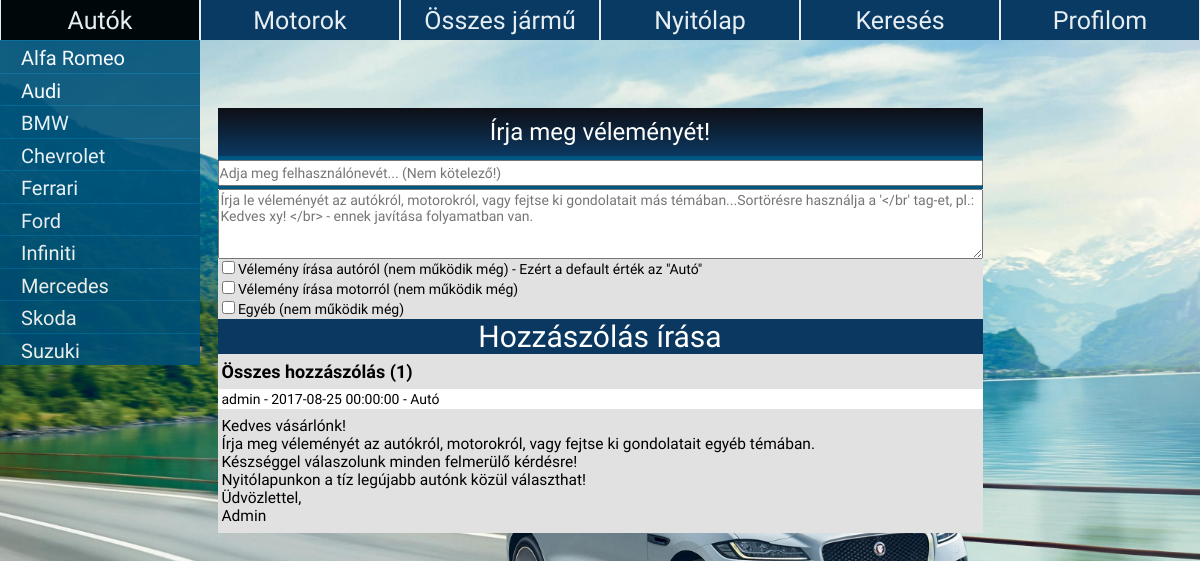
/hozzaszolasok.php, run on an earlier commit of the app's database.
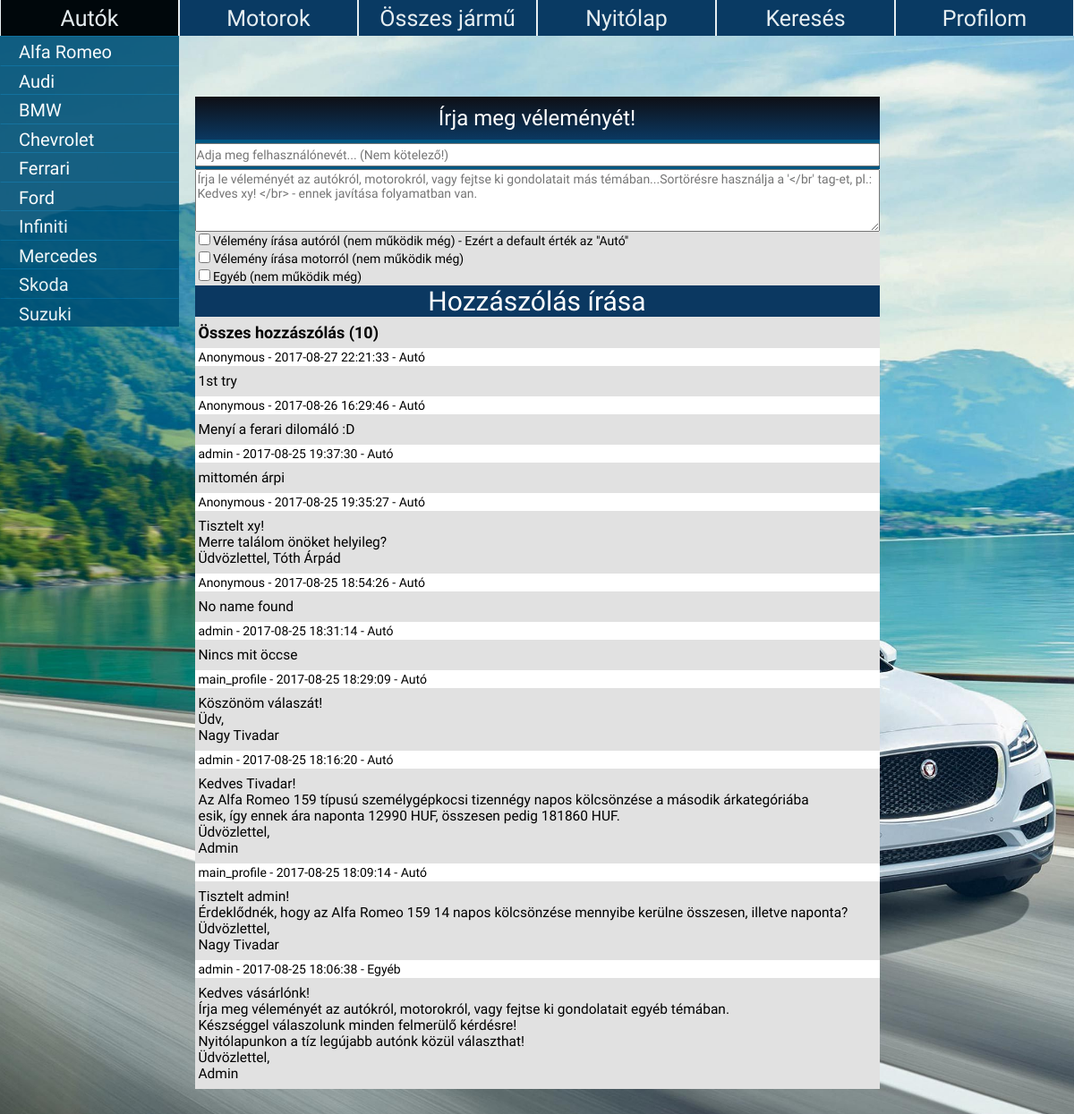
And on a later commit of the database.
### tables this page shows
CREATE TABLE `automarka` (
  `id` varchar(60) NOT NULL
);

CREATE TABLE `hozzaszolasok` (
  `id` int(10) NOT NULL,
  `felhasznalo_nev` varchar(60) NOT NULL,
  `hozzaszolas` varchar(10000) NOT NULL,
  `kategoria` varchar(100) NOT NULL,
  `datum` datetime DEFAULT NULL
);

### connection.php (called while the page is built)
<?php
	$conn = mysqli_connect("localhost", "root", "") or die("Failed to connect");
	if ( false == mysqli_select_db($conn, "jarmuadatbazis" )  ) {
		return null;
	}
	else{
		mysqli_query($conn, 'SET NAMES UTF-8');
		mysqli_query($conn, 'SET character_set_results=utf8');
		mysqli_set_charset($conn, 'utf8');
		return $conn;
	}
?>

### controller.php (called while the page is built, shortened)
<?php
class Controller{
	public function ListCars() {
		include('connection.php');
		$result = mysqli_query( $conn,"SELECT automarka.id from automarka order by automarka.id ASC;");
		return $result;
	}
	public function ListMotors() {
		include('connection.php');
		$result = mysqli_query( $conn,"SELECT motormarka.id from motormarka order by motormarka.id ASC;");
		return $result;
	}
}
?>

### hozzaszolasok.php (the view, shortened to what this page needs)
<?php
	include('connection.php');
	include('controller.php');
?>
<html>
		<link rel = "stylesheet" href = "style.css"/>
	<head>
	</head>
		<body id = "bgStyle">
				<div id = "container">
				<ul id = "menu">
					<li>
						<a href="autok_osszes.php">Autók</a>
						<div>
							<?php
								$AllCars = new Cars();
								$AllCars->ListCars();
								$listCars = $AllCars->ListCars();
								while($getCars = mysqli_fetch_assoc($listCars)){
										echo '<form method = "GET" action = "autok.php" enctype = "multipart/form-data" name = "click_on_car">
											<input type = "submit" value = "'.$getCars['id'].'" name = "click_on_car" />
										</form>';
								}
							?>
						</div>
					</li>
					<li>
						<a href="motorok_osszes.php">Motorok</a>
					</li>
					<li>
						<a href="hozzaszolasok.php">Összes jármű</a>
					</li>
					<li><a href="fooldal.php">Nyitólap</a><div align = "center"><a href = "hozzaszolasok.php">Hozzászólások</a></div></li>
					<li><a href="kereses.php">Keresés</a></li>
					<li>
						<a href="felhasznalo_profil.php">Profilom</a>
				</ul>
			</div>
				<div align = "center">
					<table align = "center" width = "50%" id = "cars" id = "tableborders2"cellpadding = "0" cellspacing = "0" style = "border-style: solid; border-width: 0px;
						margin: 0 0px 0 0 ;border-color: #000;background: #E1E1E1; font-family: Electrolize; color: #ffffff; font-size: 14px; border-radius: 0 0" >
						<form method = "get" action = "hozzaszolasok.php" enctype = "multipart/form-data" name = "comment">
						<tr>
							<td style = "background: linear-gradient(#0E0F15, #0B3861);font-size: 24px; font-family: Electrolize;
							text-align: center; padding: 10 0 10 0">Írja meg véleményét!</td>
						</tr>
						<tr>
							<td height = "33px" id = "styleofwords11" style = "padding:0;"><input  type = "text"
							style="height:26px; width: 100%; font-size: 14px; font-family: Electrolize;" name = "felhasznalo_nev" size = "45" placeholder = "Adja meg felhasználónevét... (Nem kötelező!)" /></td>
						</tr>
						<tr>
							<td><textarea cols = "93" rows = "4" placeholder = "Írja le véleményét az autókról, motorokról, vagy fejtse ki gondolatait más témában...Sortörésre használja a '</br' tag-et, pl.: Kedves xy! </br> - ennek javítása folyamatban van."
							style="font-family: Electrolize; font-size: 14px; padding: 2 2 2 2;" cols = "93" rows = "4" name = "hozzaszolas" required></textarea></td>
						</tr>
						<tr>
							<td style = "padding: 2 2 2 4;"><input type="checkbox" name="vehicle1" value="kategoria_auto"><font color = "black"> Vélemény írása autóról (nem működik még) - Ezért a default érték az "Autó"</font></input></td>
						</tr>
						<tr>
							<td style = "padding: 2 2 2 4;"><input type="checkbox" name="vehicle2" value="kategoria_motor"><font color = "black"> Vélemény írása motorról (nem működik még)</font></input></td>
						</tr>
						<tr>
							<td style = "padding: 2 2 2 4;"><input type="checkbox" name="vehicle2" value="kategoria_egyeb"><font color = "black"> Egyéb (nem működik még)</font></input></td>
						</tr>
						<tr>
							<td colspan = "2"width = "50%">
							<input style = "padding: 0; border-radius: 0;" type = "submit" class = "input" value = "Hozzászólás írása" name = "comment_write" /></td>
						</tr>
							<?php
								$comments = "SELECT * FROM hozzaszolasok ORDER BY datum DESC";
								$getComments = mysqli_query($conn, $comments);
								$allcomments = "SELECT * from hozzaszolasok";
								$commResult = mysqli_query($conn, $allcomments);
								$count_comments = mysqli_num_rows($commResult);
								echo '<tr>
										<td height = "35px" style = "padding: 2 2 2 4;"><font color = "black" size = "4.4" >
										<b>Összes hozzászólás ('.$count_comments.')</b></font></td>
									</tr>';
								if (mysqli_num_rows($getComments) > 0){
									while($row = mysqli_fetch_assoc($getComments)){
										echo '
											<tr>
												<td height = "20px" bgcolor = "white" style = "padding: 2 2 2 4;">
												<font color = "black">'.$row["felhasznalo_nev"].'  -  '.$row["datum"].'  -  '.$row["kategoria"].'</font></td>
											</tr>
											<tr>
												<td style = "padding: 8 2 8 4; height: auto; width: 100%;"><font color = "black" style = "font-size: 15.5px;">'.$row["hozzaszolas"].'</font></td>
											</tr>
									';
									}
								}
						?>
						</form>
					</table>
				</div>
	</body>
</html>

### style.css (style rules this page uses)
#styleofwords11 { font-size: 23px; font-family: "Electrolize"; text-align: left; background: rgb(0, 87, 130); color: #ffffff; padding: 3.5px; margin: 0 0 0 1; }
* { padding: 0px; margin: 0px; }
div#container { width: 100%; }
ul#menu { width: 100%; list-style: none; position: fixed; }
ul#menu li { float: left; width: 16.6667%; height: 40px; background: rgb(0, 81, 119); margin: 0 0 0 0; padding: 0px; font-family: "Electrolize"; }
ul#menu li a { height: 32px; text-decoration: none; font-size: 25px; font-family: "Electrolize", Helvetica, light; text-align: center; background: #0B3861; color: #ffffff; padding: 3% 0 1% 0%; display: block; border-style: solid; border-color: #ffffff; border-width: 0 0.5px 0 0.5; opacity: 0.9; transition: 2s ease; }
ul#menu li div form input[type=submit] { float: left; width: 100%; height: 32.5px; text-decoration: none; font-size: 20px; font-family: "Electrolize"; text-align: center; background: rgb(0, 81, 119); color: #ffffff; padding: 0px; display: block; text-align: left; margin: 0 0 0px 0; padding: 2% 0 0% 10%; border-style: solid; border-color: #006697 #005177 #005177 #005177 ; border-width: 0.1px; margin: 0 0 0 0; opacity: 0.9; transition: 1.8s ease; cursor:pointer; }
ul#menu li div { display: none; transition: all 0.7s ease-in-out 3s; }
#bgStyle { background: url('pictures/bgCar.jpg') no-repeat center center fixed; -webkit-background-size: cover; -moz-background-size: cover; -o-background-size: cover; background-size: cover; margin: 0; }
.input[type=submit] { padding: 5px 10px; font-size: 30px; font-family: "Electrolize"; text-align: center; width: 100%; height: 100%; cursor: pointer; outline: none; color: #fff; background-color: #0B3861; border: none; border-radius: 0 0 0 18; }

What changed in the data, as far as the page shows it:
removed hozzaszolasok: felhasznalo_nev "admin", datum "2017-08-25 00:00:00", kategoria "Autó", hozzaszolas "Kedves vásárlónk! Írja meg véleményét az autókról, motorokról, vagy fejtse ki gondolatait egyéb témában. Készséggel válaszolunk minden felmerülő kérdésre! Nyitólapunkon a tíz legújabb autónk közül választhat! Üdvözlettel, Admin"
added hozzaszolasok: felhasznalo_nev "Anonymous", datum "2017-08-27 22:21:33", kategoria "Autó", hozzaszolas "1st try"
added hozzaszolasok: felhasznalo_nev "Anonymous", datum "2017-08-26 16:29:46", kategoria "Autó", hozzaszolas "Menyí a ferari dilomáló :D"
added hozzaszolasok: felhasznalo_nev "admin", datum "2017-08-25 19:37:30", kategoria "Autó", hozzaszolas "mittomén árpi"
added hozzaszolasok: felhasznalo_nev "Anonymous", datum "2017-08-25 19:35:27", kategoria "Autó", hozzaszolas "Tisztelt xy! Merre találom önöket helyileg? Üdvözlettel, Tóth Árpád"
added hozzaszolasok: felhasznalo_nev "Anonymous", datum "2017-08-25 18:54:26", kategoria "Autó", hozzaszolas "No name found"
added hozzaszolasok: felhasznalo_nev "admin", datum "2017-08-25 18:31:14", kategoria "Autó", hozzaszolas "Nincs mit öccse"
added hozzaszolasok: felhasznalo_nev "main_profile", datum "2017-08-25 18:29:09", kategoria "Autó", hozzaszolas "Köszönöm válaszát! Üdv, Nagy Tivadar"
added hozzaszolasok: felhasznalo_nev "admin", datum "2017-08-25 18:16:20", kategoria "Autó", hozzaszolas "Kedves Tivadar! Az Alfa Romeo 159 típusú személygépkocsi tizennégy napos kölcsönzése a második árkategóriába esik, így ennek ára naponta 12990 HUF, összesen pedig 181860 HUF. Üdvözlettel, Admin"
added hozzaszolasok: felhasznalo_nev "main_profile", datum "2017-08-25 18:09:14", kategoria "Autó", hozzaszolas "Tisztelt admin! Érdeklődnék, hogy az Alfa Romeo 159 14 napos kölcsönzése mennyibe kerülne összesen, illetve naponta? Üdvözlettel, Nagy Tivadar"
added hozzaszolasok: felhasznalo_nev "admin", datum "2017-08-25 18:06:38", kategoria "Egyéb", hozzaszolas "Kedves vásárlónk! Írja meg véleményét az autókról, motorokról, vagy fejtse ki gondolatait egyéb témában. Készséggel válaszolunk minden felmerülő kérdésre! Nyitólapunkon a tíz legújabb autónk közül választhat! Üdvözlettel, Admin"
Also different on the page:
$count_comments: "1" → "10"
